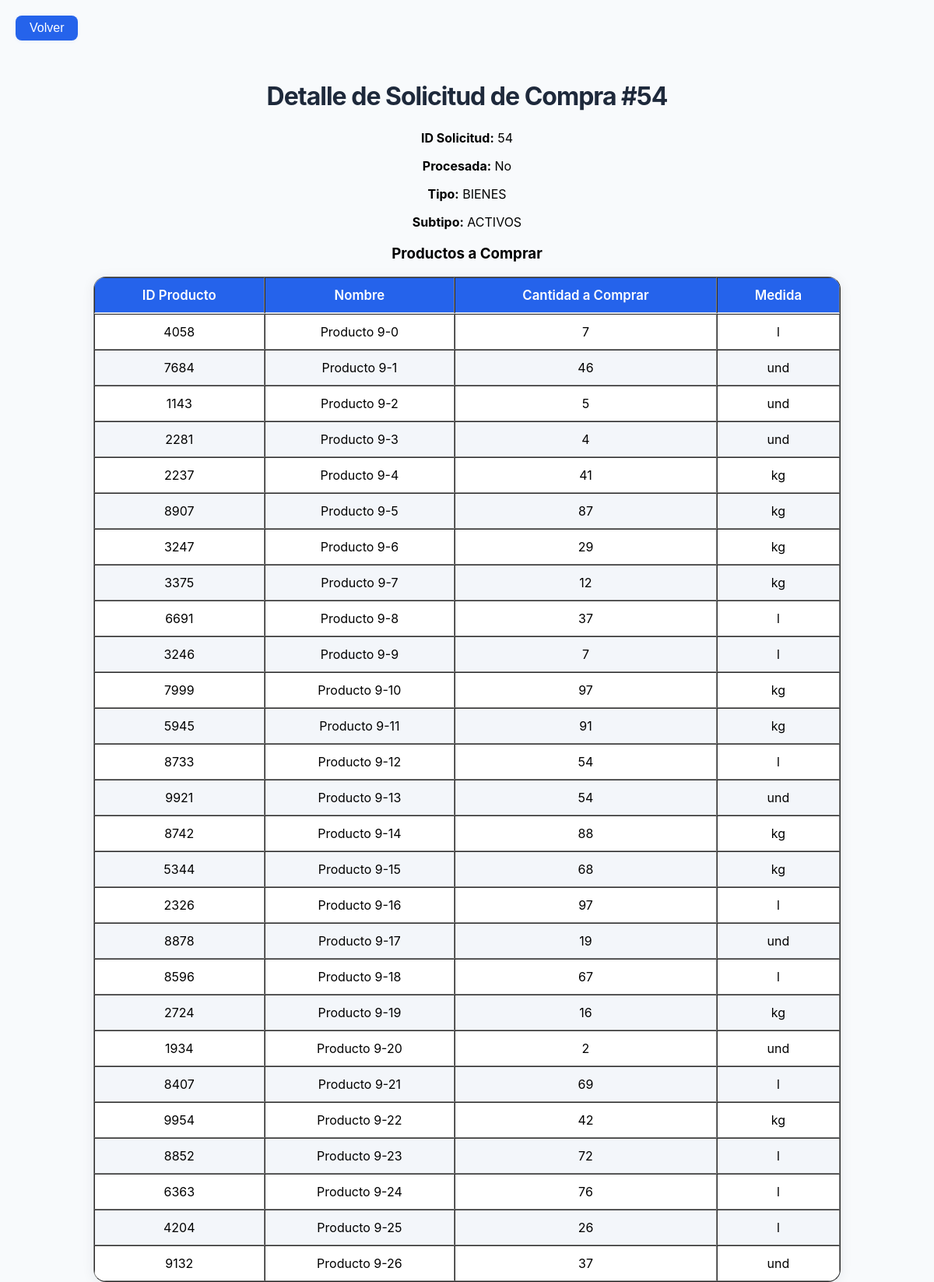
/solicitudes/54/, run on the app's committed database.
### compras/models.py (models this page shows)
class SolicitudSubtipo(models.Model):
    id = models.AutoField(primary_key=True)
    tipo = models.CharField(max_length=50)
    subtipo = models.CharField(max_length=50)
    procesada = models.BooleanField(default=False)

class SolicitudSubtipoItem(models.Model):
    id = models.AutoField(primary_key=True)
    solicitud = models.ForeignKey(SolicitudSubtipo, related_name='items', on_delete=models.CASCADE)
    producto_id = models.IntegerField()
    nombre = models.CharField(max_length=200)
    cantidad_a_comprar = models.IntegerField(validators=[MaxValueValidator(10000)])
    medida = models.CharField(max_length=20)
    tipo = models.CharField(max_length=50)
    subtipo = models.CharField(max_length=50)

### compras/views.py (the view)
# urls.py: path('solicitudes/<int:solicitud_id>/', detalle_solicitud_view, name='detalle_solicitud'),
def detalle_solicitud_view(request, solicitud_id):
    solicitud = get_object_or_404(SolicitudSubtipo, id=solicitud_id)
    return render(request, 'detalle_solicitud.html', {
        'solicitud': solicitud,
        'tipo': solicitud.tipo,
        'subtipo': solicitud.subtipo,
        'items': solicitud.items.all()
    })

### compras/templates/detalle_solicitud.html (shortened to what this page needs)
{% load static %}
<!DOCTYPE html>
<html lang="es">
<head>
    <link rel="stylesheet" href="{% static 'styles/styles_compras.css' %}">
    <link rel="stylesheet" href="{% static 'styles/lista_solicitudes.css' %}">
</head>
<body>
    <a href="{% url 'lista_solicitudes' %}"><button class="volver">Volver</button></a>
    <div style="text-align: center;">
        <h2>Detalle de Solicitud de Compra #{{ solicitud.id }}</h2>
        <p><strong>ID Solicitud:</strong> {{ solicitud.id }}</p>
        <p><strong>Procesada:</strong> {% if solicitud.procesada %}Sí{% else %}No{% endif %}</p>
        <p><strong>Tipo:</strong> {{ tipo }}</p>
        <p><strong>Subtipo:</strong> {{ subtipo }}</p>
        <h3>Productos a Comprar</h3>
        <table border=1 style="margin: 0 auto;">
            <thead>
                <tr>
                    <th>ID Producto</th>
                    <th>Nombre</th>
                    <th>Cantidad a Comprar</th>
                    <th>Medida</th>
                </tr>
            </thead>
            <tbody>
            {% for item in items %}
                <tr>
                    <td>{{ item.producto_id }}</td>
                    <td>{{ item.nombre }}</td>
                    <td>{{ item.cantidad_a_comprar }}</td>
                    <td>{{ item.medida }}</td>
                </tr>
            {% empty %}
                <tr><td colspan="4">No hay productos</td></tr>
            {% endfor %}
            </tbody>
        </table>
    </div>
</body>
</html>

### compras/static/styles/styles_compras.css (style rules this page uses)
body { font-family: 'Inter', 'Segoe UI', Tahoma, Geneva, Verdana, sans-serif; margin: 0; padding: 0; background: #f8fafc; min-height: 100vh; }

### compras/static/styles/lista_solicitudes.css (style rules this page uses)
.volver { margin: 20px; }
body { background: #f8fafc; font-family: 'Inter', 'Segoe UI', Tahoma, Geneva, Verdana, sans-serif; margin: 0; padding: 0; }
h2 { margin-top: 32px; margin-bottom: 24px; color: #1e293b; font-size: 2rem; font-weight: 700; letter-spacing: -1px; text-align: center; }
table { width: 80%; margin: 0 auto; border-collapse: separate; border-spacing: 0; background: #fff; border-radius: 16px; box-shadow: 0 2px 16px rgba(30,41,59,0.08); overflow: hidden; }
th, td { padding: 12px 14px; text-align: center; }
th { background: #2563eb; color: #fff; font-weight: 600; font-size: 1.05rem; border-bottom: 2px solid #e5e7eb; }
tr:nth-child(even) td { background: #f3f6fa; }
button { background: #2563eb; color: #fff; border: none; border-radius: 8px; padding: 7px 18px; font-size: 1rem; font-weight: 500; cursor: pointer; margin: 0 2px; transition: background 0.2s, box-shadow 0.2s; box-shadow: 0 1px 4px rgba(37,99,235,0.08); }
a button { margin-right: 4px; }
a { text-decoration: none; }

### data on the page
SolicitudSubtipo: id "54", tipo "BIENES", subtipo "ACTIVOS"
SolicitudSubtipoItem: producto_id "4058", nombre "Producto 9-0", cantidad_a_comprar "7", medida "l"
SolicitudSubtipoItem: producto_id "7684", nombre "Producto 9-1", cantidad_a_comprar "46", medida "und"
SolicitudSubtipoItem: producto_id "1143", nombre "Producto 9-2", cantidad_a_comprar "5", medida "und"
SolicitudSubtipoItem: producto_id "2281", nombre "Producto 9-3", cantidad_a_comprar "4", medida "und"
SolicitudSubtipoItem: producto_id "2237", nombre "Producto 9-4", cantidad_a_comprar "41", medida "kg"
SolicitudSubtipoItem: producto_id "8907", nombre "Producto 9-5", cantidad_a_comprar "87", medida "kg"
SolicitudSubtipoItem: producto_id "3247", nombre "Producto 9-6", cantidad_a_comprar "29", medida "kg"
SolicitudSubtipoItem: producto_id "3375", nombre "Producto 9-7", cantidad_a_comprar "12", medida "kg"
SolicitudSubtipoItem: producto_id "6691", nombre "Producto 9-8", cantidad_a_comprar "37", medida "l"
SolicitudSubtipoItem: producto_id "3246", nombre "Producto 9-9", cantidad_a_comprar "7", medida "l"
SolicitudSubtipoItem: producto_id "7999", nombre "Producto 9-10", cantidad_a_comprar "97", medida "kg"
SolicitudSubtipoItem: producto_id "5945", nombre "Producto 9-11", cantidad_a_comprar "91", medida "kg"
SolicitudSubtipoItem: producto_id "8733", nombre "Producto 9-12", cantidad_a_comprar "54", medida "l"
SolicitudSubtipoItem: producto_id "9921", nombre "Producto 9-13", cantidad_a_comprar "54", medida "und"
SolicitudSubtipoItem: producto_id "8742", nombre "Producto 9-14", cantidad_a_comprar "88", medida "kg"
SolicitudSubtipoItem: producto_id "5344", nombre "Producto 9-15", cantidad_a_comprar "68", medida "kg"
SolicitudSubtipoItem: producto_id "2326", nombre "Producto 9-16", cantidad_a_comprar "97", medida "l"
SolicitudSubtipoItem: producto_id "8878", nombre "Producto 9-17", cantidad_a_comprar "19", medida "und"
SolicitudSubtipoItem: producto_id "8596", nombre "Producto 9-18", cantidad_a_comprar "67", medida "l"
SolicitudSubtipoItem: producto_id "2724", nombre "Producto 9-19", cantidad_a_comprar "16", medida "kg"
SolicitudSubtipoItem: producto_id "1934", nombre "Producto 9-20", cantidad_a_comprar "2", medida "und"
SolicitudSubtipoItem: producto_id "8407", nombre "Producto 9-21", cantidad_a_comprar "69", medida "l"
SolicitudSubtipoItem: producto_id "9954", nombre "Producto 9-22", cantidad_a_comprar "42", medida "kg"
SolicitudSubtipoItem: producto_id "8852", nombre "Producto 9-23", cantidad_a_comprar "72", medida "l"
SolicitudSubtipoItem: producto_id "6363", nombre "Producto 9-24", cantidad_a_comprar "76", medida "l"
SolicitudSubtipoItem: producto_id "4204", nombre "Producto 9-25", cantidad_a_comprar "26", medida "l"
SolicitudSubtipoItem: producto_id "9132", nombre "Producto 9-26", cantidad_a_comprar "37", medida "und"
